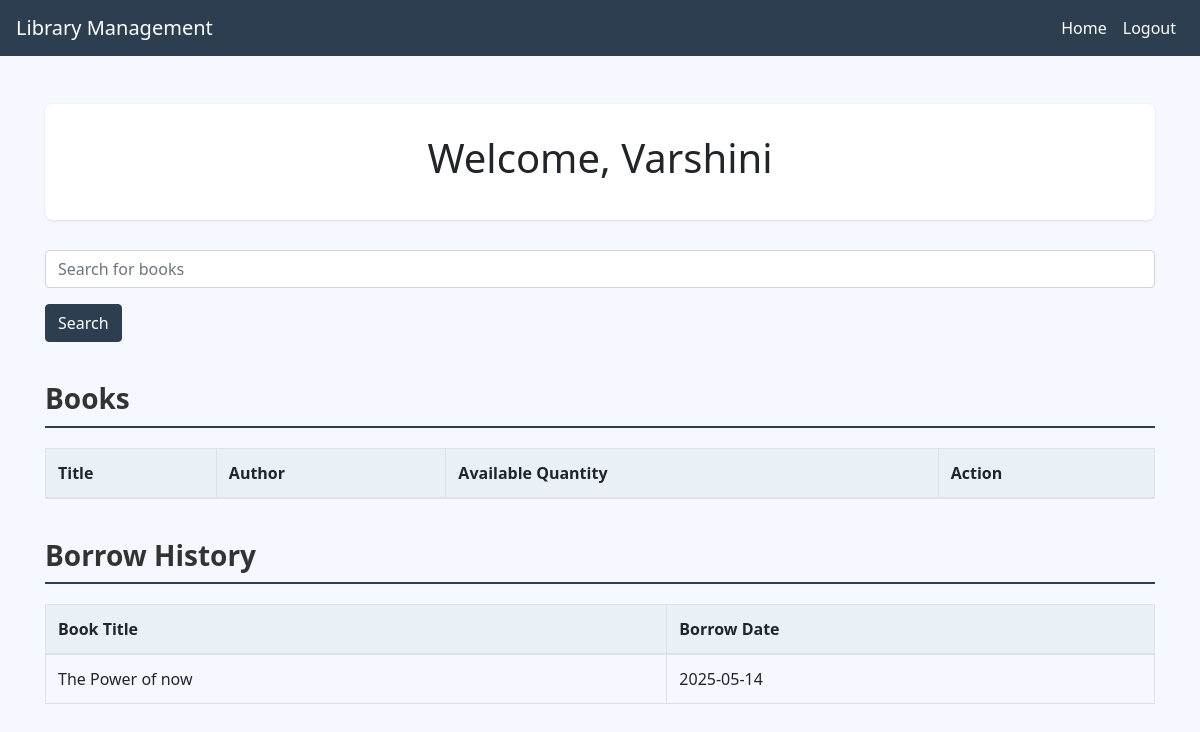
The app's page /student_dashboard (signed in) with its own data.
### tables this page shows
CREATE TABLE borrow_history (
                        id INTEGER PRIMARY KEY AUTOINCREMENT,
                        student_username TEXT,
                        book_id INTEGER,
                        borrow_date TEXT);

CREATE TABLE books (
                        id INTEGER PRIMARY KEY AUTOINCREMENT,
                        title TEXT, author TEXT, quantity INTEGER DEFAULT 0);

### app.py (the view)
@app.route('/student_dashboard', methods=['GET', 'POST'])
def student_dashboard():
    if 'user' not in session or session['role'] != 'student':
        return redirect('/')
    db = get_db()
    books = []
    if request.method == 'POST':
        if 'search_query' in request.form:
            search_query = request.form['search_query']
            books = db.execute("SELECT * FROM books WHERE title LIKE ?", ('%' + search_query + '%',)).fetchall()
    history = db.execute('''SELECT b.id as book_id, b.title, b.author, bh.borrow_date
                            FROM borrow_history bh
                            JOIN books b ON bh.book_id = b.id
                            WHERE bh.student_username = ?
                            ORDER BY bh.borrow_date DESC''', (session['user'],)).fetchall()
    return render_template('student_dashboard.html', user=session['user'], books=books, history=history)

### app.py (called while the page is built)
def get_db():
    db = getattr(g, '_database', None)
    if db is None:
        db = g._database = sqlite3.connect(DATABASE)
        db.row_factory = sqlite3.Row
    return db

@app.teardown_appcontext
def close_connection(exception):
    db = getattr(g, '_database', None)
    if db is not None:
        db.close()

### templates/student_dashboard.html (shortened to what this page needs)
<!DOCTYPE html>
<html lang="en">
<head>
    <link href="https://stackpath.bootstrapcdn.com/bootstrap/4.5.2/css/bootstrap.min.css" rel="stylesheet">
</head>
<body>
    <nav class="navbar navbar-expand-lg">
        <a class="navbar-brand" href="#">Library Management</a>
        <div class="collapse navbar-collapse justify-content-end">
            <ul class="navbar-nav">
                <li class="nav-item">
                    <a class="nav-link" href="/">Home</a>
                </li>
                <li class="nav-item">
                    <a class="nav-link" href="/signup/student">Logout</a>
                </li>
            </ul>
        </div>
    </nav>
    <div class="container mt-5">
        <div class="dashboard-header text-center">
            <h1>Welcome, {{ user }}</h1>
        </div>
        <form method="POST" action="/student_dashboard" class="mb-4">
            <div class="form-group">
                <input type="text" class="form-control" name="search_query" placeholder="Search for books" value="{{ request.form['search_query'] if request.form['search_query'] else '' }}">
            </div>
            <button type="submit" class="btn btn-primary">Search</button>
        </form>
        <h3 class="section-title">Books</h3>
        <table class="table table-bordered">
            <thead>
                <tr>
                    <th>Title</th>
                    <th>Author</th>
                    <th>Available Quantity</th>
                    <th>Action</th>
                </tr>
            </thead>
        </table>
        <h3 class="section-title">Borrow History</h3>
        <table class="table table-bordered">
            <thead>
                <tr>
                    <th>Book Title</th>
                    <th>Borrow Date</th>
                </tr>
            </thead>
            <tbody>
                {% for borrow in history %}
                <tr>
                    <td>{{ borrow.title }}</td>
                    <td>{{ borrow.borrow_date }}</td>
                </tr>
                {% endfor %}
            </tbody>
        </table>
    </div>
</body>
</html>

### templates/student_dashboard.html (style rules this page uses)
body { background-color: #f5f9ff; font-family: 'Segoe UI', Tahoma, Geneva, Verdana, sans-serif; }
.navbar { background-color: #2c3e50; }
.navbar-brand, .nav-link { color: #ffffff !important; font-weight: 500; }
.dashboard-header { background-color: #ffffff; padding: 30px; border-radius: 8px; box-shadow: 0 1px 3px rgba(0,0,0,0.1); margin-bottom: 30px; }
.section-title { margin-top: 40px; margin-bottom: 20px; font-weight: 600; color: #333; border-bottom: 2px solid #2c3e50; padding-bottom: 10px; }
.table thead { background-color: #e9f1f7; }
.table td, .table th { vertical-align: middle; }
.btn-primary { background-color: #2c3e50; border-color: #2c3e50; }

### records on screen
borrow_history: student_username "Varshini", title "The Power of now", borrow_date "2025-05-14"
